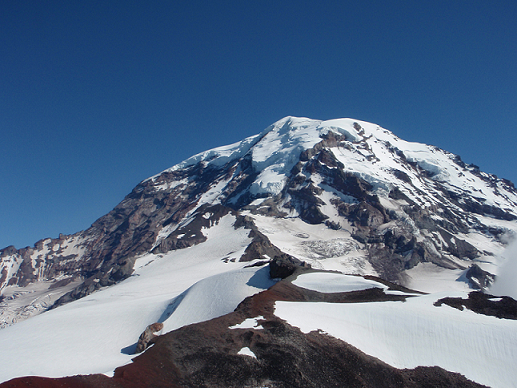
#> input picture data/Rainier1.png, 517 x 388 px, found by its file name
$ python stitch_images.py
#> lines starting #> are read from the running program, lines starting #| are printed output that depends on the picture; after the words box and inside, x2 and y2 are one past the last pixel; in counts of white or black regions, pixels touching at a corner belong together
### feature_matching/keypoint_detectors/feature_extraction.py
"""Feature Extraction using SIFT, HOG, and Visual Vocabulary.

This module provides functions for extracting SIFT and HOG features,
building visual vocabularies, and creating histograms of visual words.

Functions:
    - extract_sift_keypoints_and_descriptors
    - match_descriptors
    - display_keypoint_matches
    - show_sample_images
    - sift_feature_extraction
    - hog_feature_extraction
    - create_visual_vocabulary
    - create_histograms
    - apply_tfidf
"""

import matplotlib.pyplot as plt
import numpy as np
from matplotlib.patches import ConnectionPatch
from PIL import Image
from scipy.sparse import spmatrix
from scipy.spatial.distance import cdist
from skimage.color import rgb2gray, rgba2rgb
from skimage.feature import SIFT, hog
from sklearn.cluster import KMeans
from sklearn.feature_extraction.text import TfidfTransformer
from tqdm import tqdm


__all__ = [
    "apply_tfidf",
    "create_histograms",
    "create_visual_vocabulary",
    "match_descriptors",
    "extract_sift_keypoints_and_descriptors",
    "sift_feature_extraction",
    "hog_feature_extraction",
    "display_keypoint_matches",
    "show_sample_images",
]


def detect_sift_keypoints_descriptors(
    target_img: np.ndarray, source_img: np.ndarray
) -> tuple[np.ndarray, np.ndarray, np.ndarray, np.ndarray]:
    """Extract SIFT keypoints and descriptors from two images.

    Args:
        target_img: The target image.
        source_img: The source image.

    Returns:
        keypoints_target: Keypoints from the target image.
        descriptors_target: Descriptors from the target image.
        keypoints_source: Keypoints from the source image.
        descriptors_source: Descriptors from the source image.
    """
    sift_target = SIFT()
    sift_source = SIFT()
    sift_target.detect_and_extract(target_img)
    sift_source.detect_and_extract(source_img)
    keypoints_target = sift_target.keypoints
    descriptors_target = sift_target.descriptors
    keypoints_source = sift_source.keypoints
    descriptors_source = sift_source.descriptors

    return keypoints_target, descriptors_target, keypoints_source, descriptors_source


def custom_match_descriptors(
    descriptors_target: np.ndarray, descriptors_source: np.ndarray, cross_check: bool = True
) -> np.ndarray:
    """Match descriptors between two images.

    Args:
        descriptors_target: Descriptors from the target image.
        descriptors_source: Descriptors from the source image.
        cross_check: Whether to use cross-checking to find mutual matches. (default: True)

    Returns:
        matches: The indices of the matched descriptors.
    """
    distances = cdist(descriptors_target, descriptors_source, "euclidean")
    nearest_neighbors_target = np.argmin(distances, axis=1)

    if cross_check:
        nearest_neighbors_source = np.argmin(distances, axis=0)
        mutual_matches = [i for i, j in enumerate(nearest_neighbors_target) if nearest_neighbors_source[j] == i]
        return np.array([[i, j] for i, j in enumerate(nearest_neighbors_target) if i in mutual_matches])

    return np.column_stack([np.arange(descriptors_target.shape[0]), nearest_neighbors_target])


def plot_keypoint_matches(
    target_img: np.ndarray,
    keypoints_target: np.ndarray,
    source_img: np.ndarray,
    keypoints_source: np.ndarray,
    matches: np.ndarray,
) -> None:
    """Display the matched keypoints between two images.

    Args:
        target_img: The target image.
        keypoints_target: Keypoints from the target image.
        source_img: The source image.
        keypoints_source: Keypoints from the source image.
        matches: The indices of the matched keypoints.
    """
    target_points = keypoints_target[matches[:, 0]]
    source_points = keypoints_source[matches[:, 1]]

    fig, (ax1, ax2) = plt.subplots(1, 2, figsize=(8, 4))
    ax1.imshow(target_img, cmap="gray")
    ax2.imshow(source_img, cmap="gray")

    for i in range(source_points.shape[0]):
        coord_target = (target_points[i, 1], target_points[i, 0])
        coord_source = (source_points[i, 1], source_points[i, 0])
        con = ConnectionPatch(
            xyA=coord_source,
            xyB=coord_target,
            coordsA="data",
            coordsB="data",
            axesA=ax2,
            axesB=ax1,
            color="red",
        )
        ax2.add_artist(con)
        ax1.plot(target_points[i, 1], target_points[i, 0], "ro")
        ax2.plot(source_points[i, 1], source_points[i, 0], "ro")

    plt.show()


# [221 lines left out: functions show_sample_images, sift_feature_extraction, hog_feature_extraction, create_visual_vocabulary, create_histograms, apply_tfidf and 1 more, not called in this run]


# [2 lines that do not run on import are left out]

### feature_matching/image_stitching/stitch_images.py
import sys
import os

sys.path.append(os.path.dirname(os.path.abspath(__file__)) + '/../../')

"""Image Stitching using SIFT and RANSAC with Affine and Projective Transformations.

Functions:
    - compute_affine_transform
    - compute_projective_transform
    - ransac
    - plot_best_matches
    - stitch_images
"""

import matplotlib.pyplot as plt
import numpy as np
from matplotlib.patches import ConnectionPatch
from PIL import Image
from skimage.color import rgb2gray, rgba2rgb
from skimage.transform import warp
from feature_matching.keypoint_detectors.feature_extraction import (
    custom_match_descriptors,
    detect_sift_keypoints_descriptors,
    plot_keypoint_matches,
)

__all__ = [
    "compute_affine_transform",
    "compute_projective_transform",
    "plot_best_matches",
    "ransac",
    "stitch_images",
]
__author__ = "Kshitij Patel"


def compute_affine_transform(src_points: np.ndarray, dst_points: np.ndarray) -> np.ndarray:
    """Compute the affine transformation matrix from src_points to dst_points.

    Args:
        src_points: Source points.
        dst_points: Destination points.

    Returns:
        ndarray: Affine transformation matrix.
    """
    A = np.zeros((2 * src_points.shape[0], 6))
    for i in range(src_points.shape[0]):
        A[2 * i] = [src_points[i][0], src_points[i][1], 1, 0, 0, 0]
        A[2 * i + 1] = [0, 0, 0, src_points[i][0], src_points[i][1], 1]
    B = dst_points.flatten()
    x = np.linalg.lstsq(A, B, rcond=None)[0]
    return np.array([[x[0], x[1], x[2]], [x[3], x[4], x[5]], [0, 0, 1]])


def compute_projective_transform(src_points: np.ndarray, dst_points: np.ndarray) -> np.ndarray:
    """Compute the projective transformation matrix from src_points to dst_points.

    Args:
        src_points: Source points.
        dst_points: Destination points.

    Returns:
        ndarray: Projective transformation matrix.
    """
    A = np.zeros((2 * src_points.shape[0], 8))
    for i in range(src_points.shape[0]):
        x, y = src_points[i][0], src_points[i][1]
        xp, yp = dst_points[i][0], dst_points[i][1]
        A[2 * i] = [x, y, 1, 0, 0, 0, -x * xp, -y * xp]
        A[2 * i + 1] = [0, 0, 0, x, y, 1, -x * yp, -y * yp]
    B = dst_points.flatten()
    x = np.linalg.lstsq(A, B, rcond=None)[0]
    return np.array([[x[0], x[1], x[2]], [x[3], x[4], x[5]], [x[6], x[7], 1]])


def ransac(
    src_points: np.ndarray,
    dst_points: np.ndarray,
    model_func: callable,
    min_samples: int,
    threshold: float,
    max_iterations: int,
) -> tuple[np.ndarray, np.ndarray]:
    """RANSAC (RANdom SAmple Consensus) algorithm to estimate a transformation matrix.

    Args:
        src_points: Source points.
        dst_points: Destination points.
        model_func: Function to estimate the transformation matrix.
        min_samples: Minimum number of samples to estimate the transformation matrix.
        threshold: Maximum distance to consider a point as an inlier.
        max_iterations: Maximum number of iterations.

    Returns:
        ndarray: Best transformation matrix.
        ndarray: Indices of the best inliers.
    """
    best_matrix = None
    best_inliers_indices = None
    best_inliers = 0

    for _ in range(max_iterations):
        # Randomly select min_samples points
        sample_indices = np.random.choice(src_points.shape[0], min_samples, replace=False)
        sample_src = src_points[sample_indices]
        sample_dst = dst_points[sample_indices]

        # Estimate transformation matrix using the selected points
        transformation_matrix = model_func(sample_src, sample_dst)

        # Identify inliers
        inliers = []
        for i in range(src_points.shape[0]):
            src_point = np.append(src_points[i], 1)  # Convert to homogeneous coordinates
            estimated_dst_point = transformation_matrix @ src_point
            estimated_dst_point /= estimated_dst_point[2]  # Perspective divide
            actual_dst_point = np.append(dst_points[i], 1)

            # Check if the distance is within the threshold
            if np.linalg.norm(estimated_dst_point - actual_dst_point) < threshold:
                inliers.append(i)

        # Update the best transformation matrix if this model has more inliers
        if len(inliers) > best_inliers:
            best_inliers = len(inliers)
            best_matrix = transformation_matrix
            best_inliers_indices = inliers

    return best_matrix, best_inliers_indices


def plot_best_matches(
    src_img: np.ndarray,
    dst_img: np.ndarray,
    src_keypoints: np.ndarray,
    dst_keypoints: np.ndarray,
    best_matches: np.ndarray,
    matches: np.ndarray,
) -> None:
    """Plotting the best matches between the source and destination images.

    Args:
        src_img: Source image.
        dst_img: Destination image.
        src_keypoints: Source keypoints.
        dst_keypoints: Destination keypoints.
        best_matches: Indices of the best matches.
        matches: All matches.
    """
    # Allocating the best matches
    src_best = src_keypoints[matches[best_matches, 1]][:, ::-1]
    dst_best = dst_keypoints[matches[best_matches, 0]][:, ::-1]

    fig = plt.figure(figsize=(8, 4))
    ax1 = fig.add_subplot(121)
    ax2 = fig.add_subplot(122)
    ax1.imshow(dst_img)
    ax2.imshow(src_img)

    for i in range(src_best.shape[0]):
        coordB = [dst_best[i, 0], dst_best[i, 1]]
        coordA = [src_best[i, 0], src_best[i, 1]]
        con = ConnectionPatch(
            xyA=coordA,
            xyB=coordB,
            coordsA="data",
            coordsB="data",
            axesA=ax2,
            axesB=ax1,
            color="red",
        )
        ax2.add_artist(con)
        ax1.plot(dst_best[i, 0], dst_best[i, 1], "ro")
        ax2.plot(src_best[i, 0], src_best[i, 1], "ro")

    plt.show()


def stitch_images(src_img: np.ndarray, dst_img: np.ndarray, model_matrix: np.ndarray) -> None:
    """Stitching the source image to the destination image using the given transformation matrix.

    Args:
        src_img: Source image.
        dst_img: Destination image.
        model_matrix: Model matrix.
    """
    output_shape = dst_img.shape
    src_warped = warp(src_img, np.linalg.inv(model_matrix), output_shape=output_shape)

    # Create a mask to blend the images
    src_mask = src_warped != 0

    # Blend the images
    result = dst_img.copy()
    result[src_mask] = src_warped[src_mask]

    # Display the stitched image
    plt.imshow(result)
    plt.axis("off")
    plt.show()


def main() -> None:
    """Main function to stitch two images together using SIFT and RANSAC."""
    # Load the images
    dst_img_rgb = np.asarray(Image.open("./data/Rainier1.png"))
#> dst_img_rgb is the input picture: shape (388, 517, 4); mean R, G, B, A 88.8, 109.3, 135.7, 255
    src_img_rgb = np.asarray(Image.open("./data/Rainier2.png"))
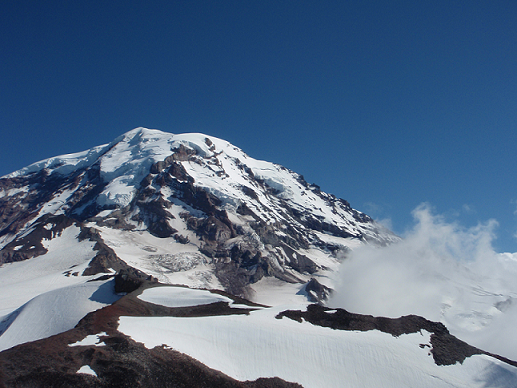
#> input picture data/Rainier2.png, 517 x 388 px, found by its file name
#> src_img_rgb is the input picture: shape (388, 517, 4); mean R, G, B, A 86, 107.9, 134.4, 255

    # Converting RGBA to RGB if necessary
    if dst_img_rgb.shape[2] == 4:
        dst_img_rgb = rgba2rgb(dst_img_rgb)
#> dst_img_rgb: shape (388, 517, 3) float64
    if src_img_rgb.shape[2] == 4:
        src_img_rgb = rgba2rgb(src_img_rgb)
#> src_img_rgb: shape (388, 517, 3) float64

    # Convert images to grayscale
    dst_img = rgb2gray(dst_img_rgb)
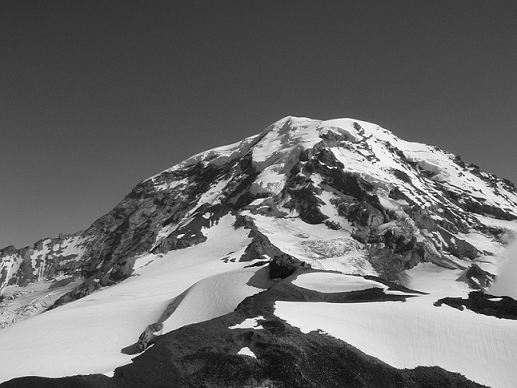
#> dst_img: shape (388, 517) float64; min 0, max 1, mean 0.419
    src_img = rgb2gray(src_img_rgb)
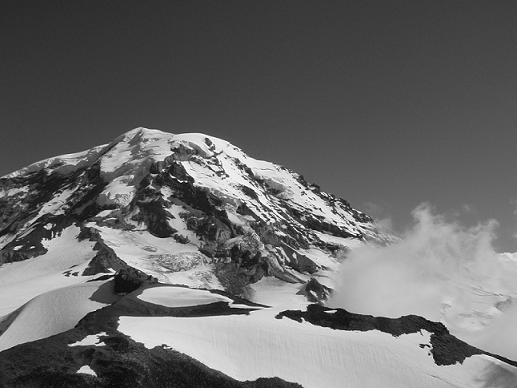
#> src_img: shape (388, 517) float64; min 0, max 1, mean 0.412

    print("Detecting SIFT keypoints and descriptors...")
    keypoints1, descriptors1, keypoints2, descriptors2 = detect_sift_keypoints_descriptors(
        dst_img, src_img
    )
#> keypoints1 = 1161 pairs, first value 120 to 385, second value 2 to 513; keypoints2 = 882 pairs, first value 130 to 384, second value 3 to 509

    print("Matching descriptors between images...")
    matches = custom_match_descriptors(descriptors1, descriptors2, cross_check=True)
#> in custom_match_descriptors, `distances = cdist(descriptors_target, descriptors_source, "euclidean")`:
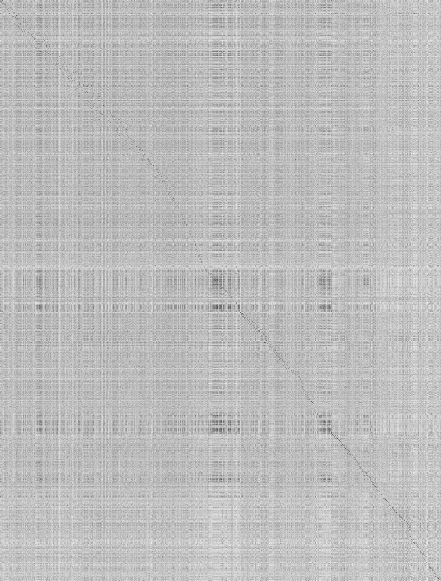
#> distances: shape (1161, 882) float64 (shown at 1/2 size); min 13.67, max 691.3, mean 517.9; drawn with min black and max white
#> in custom_match_descriptors, `nearest_neighbors_target = np.argmin(distances, axis=1)`: nearest_neighbors_target = 1161 values, max 881 at index 980, min 1 at index 2, mean 433.2
#> in custom_match_descriptors, `nearest_neighbors_source = np.argmin(distances, axis=0)`: nearest_neighbors_source = 882 values, max 1158 at index 878, min 0 at index 4, mean 570.8
#> in custom_match_descriptors, `mutual_matches = [i for i, j in enumerate(nearest_neighbors_target) if..`: mutual_matches = 618 values from 0 to 1158
#> matches = 618 pairs, first value 0 to 1158, second value 1 to 881

    print("Plotting the matched keypoints...")
    plot_keypoint_matches(dst_img, keypoints1, src_img, keypoints2, matches)
#> in plot_keypoint_matches, `target_points = keypoints_target[matches[:, 0]]`: target_points = 618 pairs, first value 122 to 374, second value 14 to 511
#> in plot_keypoint_matches, `source_points = keypoints_source[matches[:, 1]]`: source_points = 618 pairs, first value 132 to 384, second value 4 to 493
#> the loop in plot_keypoint_matches, `for i in range(source_points.shape[0]):` made 618 passes
#> (coord_target, coord_source) on passes 1 to 3: ((359, 122), (211, 138)), ((277, 123), (129, 132)), ((304, 124), (155, 136))
#> in plot_keypoint_matches, `plt.show()`:
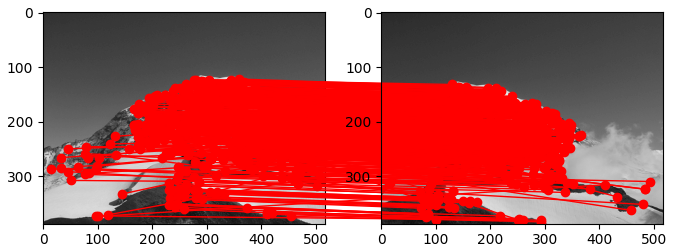
#> figure drawn by matplotlib, 2 panels

    # Extract the matched keypoints
    dst = keypoints1[matches[:, 0]]
#> dst has the same summary as target_points in plot_keypoint_matches
    src = keypoints2[matches[:, 1]]
#> src has the same summary as source_points in plot_keypoint_matches

    print("\n\t----Affine Transformation----")
    print("Computing Affine Transformation without RANSAC...")

    compute_affine = compute_affine_transform(src[:, ::-1], dst[:, ::-1])
#> after the loop in compute_affine_transform, `for i in range(src_points.shape[0]):`: A = 1236 rows, first 6: [211, 138, 1, 0, 0, 0], [0, 0, 0, 211, 138, 1], [129, 132, 1, 0, 0, 0], [0, 0, 0, 129, 132, 1], [155, 136, 1, 0, 0, 0], [0, 0, 0, 155, 136, 1]
#> in compute_affine_transform, `B = dst_points.flatten()`: B = 1236 values, max 511 at index 304, min 14 at index 872, mean 273
#> in compute_affine_transform, `x = np.linalg.lstsq(A, B, rcond=None)[0]`: x = [0.804, -0.175, 218.2, -0.0467, 0.928, 12.11]
#> compute_affine = [[0.804, -0.175, 218.2], [-0.0467, 0.928, 12.11], [0, 0, 1]]

    print(f"Affine Matrix without RANSAC: \n{compute_affine}")
#| Affine Matrix without RANSAC:
#| [[ 8.04464822e-01 -1.74660685e-01  2.18239525e+02]
#|  [-4.66577755e-02  9.28077852e-01  1.21071990e+01]
#|  [ 0.00000000e+00  0.00000000e+00  1.00000000e+00]]
    print("\nComputing Affine Transformation with RANSAC...")

    affine_sk_M, affine_sk_best = ransac(
        src[:, ::-1],
        dst[:, ::-1],
        compute_affine_transform,
        4,
        1,
        300,
    )
#> the loop in ransac, `for _ in range(max_iterations):` made 300 passes
#> sample_src on passes 4, 24, 39, 47, 59: [[125, 289], [119, 145], [49, 163], [164, 164]], [[131, 209], [212, 149], [176, 157], [67, 206]], [[209, 242], [270, 179], [207, 244], [166, 246]], [[197, 151], [31, 222], [185, 164], [159, 252]], [[73, 230], [312, 185], [58, 213], [257, 238]]
#> (sample_src, best_matrix) on passes 1 to 2: ([[98, 180], [220, 144], [148, 249], [292, 265]], [[1.02, 0.0511, 138.9], [-0.0288, 1.02, -13.43], [0, 0, 1]]), ([[146, 140], [263, 199], [126, 177], [155, 219]], [[1.02, 0.0232, 143], [-0.0408, 0.992, -4.77], [0, 0, 1]])
#> after the loop in ransac, `for _ in range(max_iterations):`: best_inliers = 123; best_inliers_indices = 123 values from 0 to 605
#> affine_sk_M = [[1.02, 0.0362, 139.8], [-0.0381, 1.02, -9.77], [0, 0, 1]]; affine_sk_best = 123 values from 0 to 605

    print(f"Affine Matrix with RANSAC: \n{affine_sk_M}")
#| Affine Matrix with RANSAC:
#| [[ 1.01929355e+00  3.61811495e-02  1.39837314e+02]
#|  [-3.81433395e-02  1.01549428e+00 -9.76818091e+00]
#|  [ 0.00000000e+00  0.00000000e+00  1.00000000e+00]]
    print("\nPlotting the best matches from the Affine Transformation...")

    plot_best_matches(src_img_rgb, dst_img_rgb, keypoints2, keypoints1, affine_sk_best, matches)
#> in plot_best_matches, `src_best = src_keypoints[matches[best_matches, 1]][:, ::-1]`: src_best = 123 pairs, first value 142 to 263, second value 138 to 301
#> in plot_best_matches, `dst_best = dst_keypoints[matches[best_matches, 0]][:, ::-1]`: dst_best = 123 pairs, first value 292 to 416, second value 122 to 287
#> the loop in plot_best_matches, `for i in range(src_best.shape[0]):` made 123 passes
#> (coordB, coordA) on passes 1 to 12: ([359, 122], [211, 138]), ([361, 133], [212, 149]), ([360, 138], [211, 153]), ([365, 138], [216, 154]), ([358, 142], [209, 158]), ([325, 143], [176, 157]), ([379, 144], [229, 161]), ([342, 145], [193, 159]), ([354, 145], [205, 160]), ([348, 147], [198, 162]), ([387, 151], [236, 167]), ([359, 153], [210, 168])

    print("Stitching the images...")
    stitch_images(src_img_rgb, dst_img_rgb, affine_sk_M)
#> in stitch_images, `src_mask = src_warped != 0`:
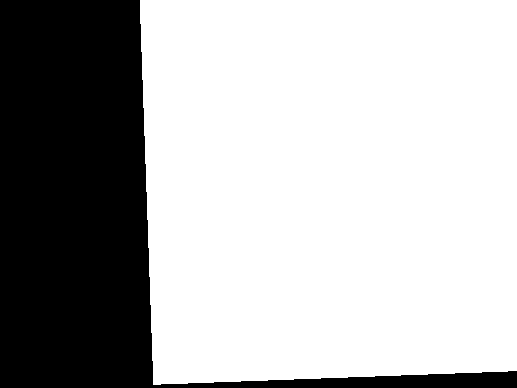
#> src_mask: shape (388, 517, 3) bool; 69.8% white; 1 black region, box (x1, y1, x2, y2) and area: (0, 0, 517, 388) 60510

    print("\n\t----Projective Transformation----")
    print("Computing Projective Transformation without RANSAC...")

    projective_transform = compute_projective_transform(src[:, ::-1], dst[:, ::-1])
#> the loop in compute_projective_transform, `for i in range(src_points.shape[0]):` made 618 passes
#> (x, y, xp, yp) on passes 1 to 3: (211, 138, 359, 122), (129, 132, 277, 123), (155, 136, 304, 124)

    print(f"Projective Matrix without RANSAC: \n{projective_transform}")
#| Projective Matrix without RANSAC:
#| [[-2.66794186e-02 -8.95102861e-01  2.79987698e+02]
#|  [-1.54767521e-01 -4.67206386e-01  1.78148099e+02]
#|  [-6.99654928e-04 -2.78745648e-03  1.00000000e+00]]
    print("\nComputing Projective Transformation with RANSAC...")

    projective_sk_M, projective_sk_best = ransac(
        src[:, ::-1],
        dst[:, ::-1],
        compute_projective_transform,
        4,
        1,
        300,
    )

    print(f"Projective Matrix with RANSAC: \n{projective_sk_M}")
#| Projective Matrix with RANSAC:
#| [[ 7.84082784e-01  4.54760846e-02  1.56310704e+02]
#|  [-1.14612307e-01  9.37172504e-01  6.24142462e+00]
#|  [-4.46657931e-04  4.78171066e-05  1.00000000e+00]]
    print("\nPlotting the best matches from the Projective Transformation...")

    plot_best_matches(src_img_rgb, dst_img_rgb, keypoints2, keypoints1, projective_sk_best, matches)

    print("Stitching the images...")
    stitch_images(src_img_rgb, dst_img_rgb, projective_sk_M)
#> in stitch_images (call 2), `src_mask = src_warped != 0`: src_mask: shape (388, 517, 3) bool; 65.7% white; 1 black region, box (x1, y1, x2, y2) and area: (0, 0, 517, 388) 68720
#> in stitch_images (call 2), `result[src_mask] = src_warped[src_mask]`:
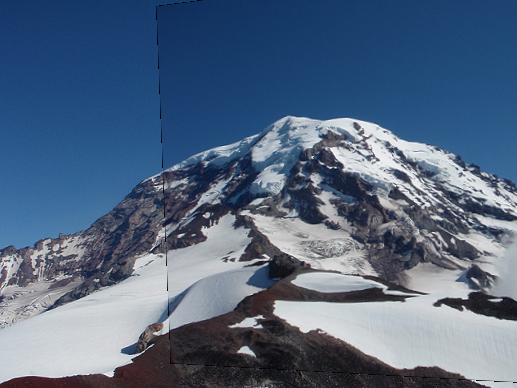
#> result: shape (388, 517, 3) float64; mean R, G, B 0.329, 0.406, 0.506


if __name__ == "__main__":
    main()
